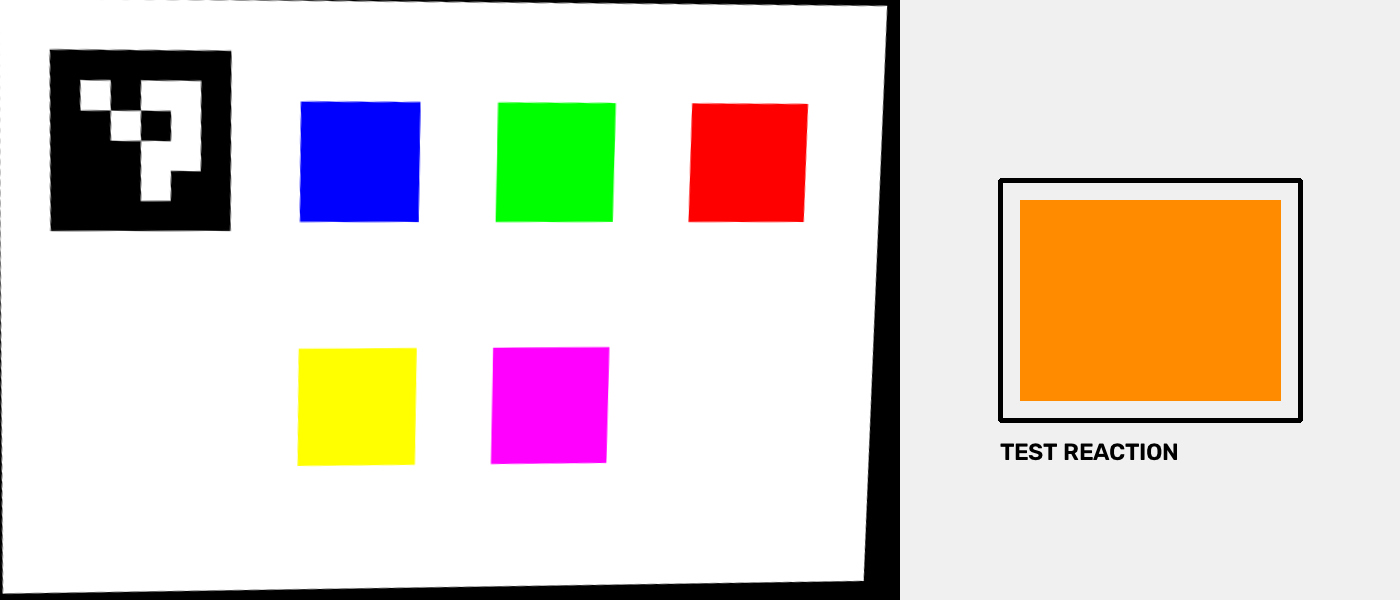
#> input picture cv/test_capture.png, 1400 x 600 px
$ python test_reaction_color.py
#> lines starting #> are read from the running program, lines starting #| are printed output that depends on the picture; after the words box and inside, x2 and y2 are one past the last pixel; in counts of white or black regions, pixels touching at a corner belong together
### cv/reference_card.py
import cv2
import numpy as np


# --------------------------------------------------
# Configuration
# --------------------------------------------------

ARUCO_DICTIONARY = cv2.aruco.DICT_4X4_50

CANONICAL_WIDTH = 900
CANONICAL_HEIGHT = 600


# --------------------------------------------------
# ArUco marker detection
# --------------------------------------------------

def detect_marker(image):
    """
    Detect the ArUco marker used to locate the reference card.

    Returns:
        corners: detected marker corners
        ids: detected marker IDs
    """

    dictionary = cv2.aruco.getPredefinedDictionary(
        ARUCO_DICTIONARY
    )

    detector = cv2.aruco.ArucoDetector(dictionary)

    corners, ids, _ = detector.detectMarkers(image)

    return corners, ids


# --------------------------------------------------
# Perspective correction
# --------------------------------------------------

# [58 lines left out: functions create_canonical_card, process_reference_card, not called in this run]

### cv/reaction_container.py
import cv2
import numpy as np

from reference_card import detect_marker


def detect_reaction_container(image):

    # --------------------------------------------------
    # 1. Detect the ArUco marker
    # --------------------------------------------------

    marker_corners, marker_ids = detect_marker(image)

    marker_center = None

    if marker_ids is not None:

        marker_points = marker_corners[0][0]

        marker_center = np.mean(
            marker_points,
            axis=0
        )


    # --------------------------------------------------
    # 2. Convert image to binary
    # --------------------------------------------------

    gray = cv2.cvtColor(
        image,
        cv2.COLOR_BGR2GRAY
    )

    _, binary = cv2.threshold(
        gray,
        80,
        255,
        cv2.THRESH_BINARY_INV
    )


    # --------------------------------------------------
    # 3. Find contours + hierarchy
    # --------------------------------------------------

    contours, hierarchy = cv2.findContours(
        binary,
        cv2.RETR_TREE,
        cv2.CHAIN_APPROX_SIMPLE
    )

    if hierarchy is None:
        return None

    hierarchy = hierarchy[0]


    # --------------------------------------------------
    # 4. Print hierarchy for debugging
    # --------------------------------------------------

    print("\n--- CONTOUR HIERARCHY ---")

    for i, h in enumerate(hierarchy):

        print(
            f"Contour {i}: "
            f"next={h[0]}, "
            f"previous={h[1]}, "
            f"child={h[2]}, "
            f"parent={h[3]}"
        )


    # --------------------------------------------------
    # 5. Find quadrilateral candidates
    # --------------------------------------------------

    candidates = []

    image_height, image_width = image.shape[:2]

    image_area = image_height * image_width


    for index, contour in enumerate(contours):

        # ----------------------------------------------
        # Area
        # ----------------------------------------------

        area = cv2.contourArea(contour)

        if area < 20000:
            continue

        # Reject contours that are almost the
        # entire camera image.

        if area > image_area * 0.8:
            continue


        # ----------------------------------------------
        # Polygon approximation
        # ----------------------------------------------

        perimeter = cv2.arcLength(
            contour,
            True
        )

        polygon = cv2.approxPolyDP(
            contour,
            0.02 * perimeter,
            True
        )

        # We want a quadrilateral.

        if len(polygon) != 4:
            continue


        polygon = polygon.reshape(
            4,
            2
        )


        # ----------------------------------------------
        # Bounding box
        # ----------------------------------------------

        x, y, w, h = cv2.boundingRect(
            polygon
        )

        if w < 150 or h < 100:
            continue


        # ----------------------------------------------
        # Reject candidates touching image borders
        # ----------------------------------------------

        if x <= 2 or y <= 2:
            continue

        if x + w >= image_width - 2:
            continue

        if y + h >= image_height - 2:
            continue


        # ----------------------------------------------
        # Reject reference-card candidates
        #
        # If the candidate contains the ArUco marker,
        # it belongs to the reference-card region.
        # ----------------------------------------------

        if marker_center is not None:

            inside = cv2.pointPolygonTest(
                polygon.astype(np.float32),
                (
                    float(marker_center[0]),
                    float(marker_center[1])
                ),
                False
            )

            if inside >= 0:
                continue


        # ----------------------------------------------
        # Store candidate
        # ----------------------------------------------

        candidates.append(
            (
                area,
                polygon,
                index
            )
        )


    # --------------------------------------------------
    # 6. No candidates
    # --------------------------------------------------

    if not candidates:

        print("\n❌ No reaction candidates found.")

        return None


    # --------------------------------------------------
    # 7. Print candidates
    # --------------------------------------------------

    print("\n--- CANDIDATES ---")

    for i, candidate in enumerate(candidates):

        area, polygon, contour_index = candidate

        x, y, w, h = cv2.boundingRect(
            polygon
        )

        print(
            f"Candidate {i}: "
            f"contour={contour_index}, "
            f"area={area:.0f}, "
            f"bbox=({x},{y},{w},{h}), "
            f"corners={polygon.tolist()}"
        )


    # --------------------------------------------------
    # 8. Candidate scoring
    # --------------------------------------------------

    def candidate_score(candidate):

        area, polygon, contour_index = candidate

        x, y, w, h = cv2.boundingRect(
            polygon
        )

        # ----------------------------------------------
        # Size score
        # ----------------------------------------------

        area_ratio = area / image_area

        size_score = min(
            area_ratio / 0.15,
            1.0
        )


        # ----------------------------------------------
        # Edge-distance score
        # ----------------------------------------------

        edge_margin = min(
            x,
            y,
            image_width - (x + w),
            image_height - (y + h)
        )

        edge_score = min(
            edge_margin / 50.0,
            1.0
        )


        # ----------------------------------------------
        # Final score
        # ----------------------------------------------

        score = (
            size_score * 0.7
            +
            edge_score * 0.3
        )

        return score


    # --------------------------------------------------
    # 9. Select best candidate
    # --------------------------------------------------

    best = max(
        candidates,
        key=candidate_score
    )

    _, best_polygon, _ = best


    # --------------------------------------------------
    # 10. Return reaction container corners
    # --------------------------------------------------

    return best_polygon.astype(
        np.int32
    )

### cv/reaction_color.py
import cv2
import numpy as np


def extract_reaction_region(
    image,
    reaction_corners
):

    mask = np.zeros(
        image.shape[:2],
        dtype=np.uint8
    )

    cv2.fillPoly(
        mask,
        [reaction_corners.astype(np.int32)],
        255
    )

    reaction_pixels = image[
        mask == 255
    ]

    if reaction_pixels.size == 0:
        raise ValueError(
            "Reaction region is empty."
        )

    return reaction_pixels


def calculate_reaction_color(
    reaction_pixels
):

    mean_bgr = np.mean(
        reaction_pixels.astype(np.float32),
        axis=0
    )

    median_bgr = np.median(
        reaction_pixels.astype(np.float32),
        axis=0
    )

    return mean_bgr, median_bgr

### cv/test_reaction_color.py
import cv2
import numpy as np

from reaction_container import (
    detect_reaction_container
)

from reaction_color import (
    extract_reaction_region,
    calculate_reaction_color
)


image = cv2.imread(
    "test_capture.png"
)
#> image is the input picture: shape (600, 1400, 3); mean B, G, R 203.8, 212.5, 223.7

if image is None:
    raise FileNotFoundError(
        "Could not find test_capture.png"
    )


corners = detect_reaction_container(
    image
)
#> in detect_marker, `corners, ids, _ = detector.detectMarkers(image)`: corners = ([[50, 49], [231, 52], [230, 230], [50, 230]],); ids = [0]
#> in detect_reaction_container, `marker_corners, marker_ids = detect_marker(image)`: marker_corners = ([[50, 49], [231, 52], [230, 230], [50, 230]],); marker_ids = [0]
#> in detect_reaction_container, `marker_points = marker_corners[0][0]`: marker_points = [[50, 49], [231, 52], [230, 230], [50, 230]]
#> in detect_reaction_container, `marker_center = np.mean( marker_points, axis=0 )`: marker_center = [140.2, 140.2]
#> in detect_reaction_container, `gray = cv2.cvtColor( image, cv2.COLOR_BGR2GRAY )`:
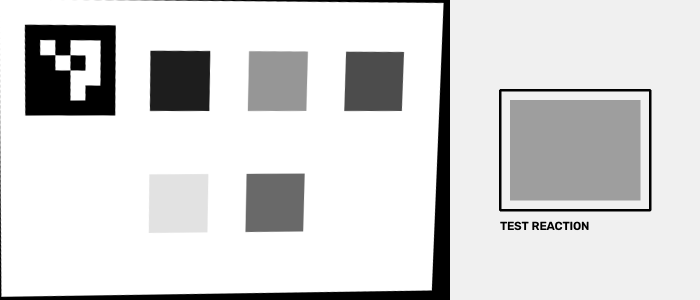
#> gray: shape (600, 1400) (shown at 1/2 size); min 0, max 255, mean 214.8
#> in detect_reaction_container, `_, binary = cv2.threshold( gray, 80, 255, cv2.THRESH_BINARY_INV )`:
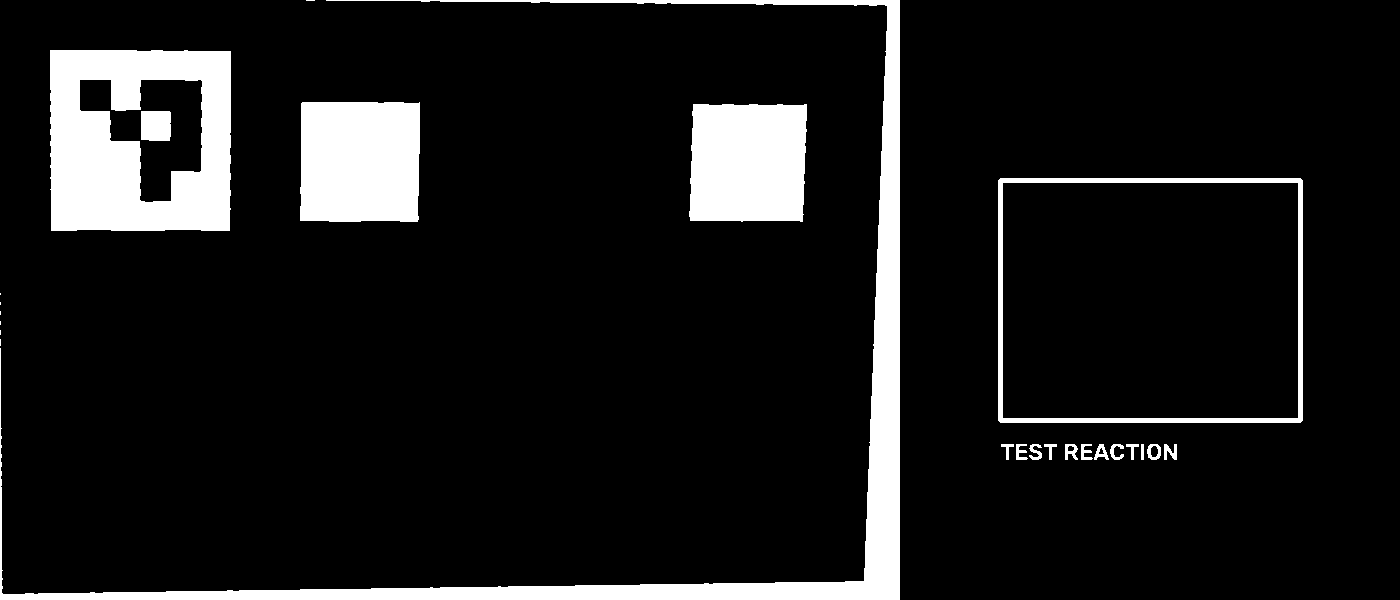
#> binary: shape (600, 1400); 10.3% white; 25 white regions (7 under 20 px)
#> in detect_reaction_container, `contours, hierarchy = cv2.findContours( binary, cv2.RETR_TREE, cv2.CHA..`: contours = 30 contours, 7 with area under 20; largest, box (x1, y1, x2, y2) and area: (998, 178, 1303, 423) 74168, (1002, 182, 1299, 419) 69854, (50, 50, 231, 231) 32094, (0, 0, 900, 600) 25323, (300, 102, 420, 222) 13886
#> the loop in detect_reaction_container, `for i, h in enumerate(hierarchy): ` made 30 passes
#> h on passes 1 to 8: [1, -1, -1, -1], [3, 0, 2, -1], [-1, -1, -1, 1], [4, 1, -1, -1], [5, 3, -1, -1], [6, 4, -1, -1], [8, 5, 7, -1], [-1, -1, -1, 6]
#> (printed output is left out)
#> the loop in detect_reaction_container, `for index, contour in enumerate(contours):` made 30 passes
#> (area, perimeter, polygon, x, y, w, h, inside) on passes 22, 23, 26: (74168, 1091.3, [[998, 180], [1000, 422], [1302, 420], [1300, 178]], 998, 178, 305, 245, -1), (69854, 1061.7, [[1002, 183], [1297, 182], [1298, 417], [1003, 418]], 1002, 182, 297, 237, -1), (32094.5, 733.2, [[50, 50], [51, 230], [229, 230], [230, 51]], 50, 50, 181, 181, 1)
#> after the loop in detect_reaction_container, `for index, contour in enumerate(contours):`: candidates = [(74168, [[998, 180], [1000, 422], [1302, 420], [1300, 178]], 21), (69854, [[1002, 183], [1297, 182], [1298, 417], [1003, 418]], 22)]
#> the loop in detect_reaction_container, `for i, candidate in enumerate(candidates): ` made 2 passes
#> (area, polygon, contour_index, x, y, w, h) on passes 1 to 2: (74168, [[998, 180], [1000, 422], [1302, 420], [1300, 178]], 21, 998, 178, 305, 245), (69854, [[1002, 183], [1297, 182], [1298, 417], [1003, 418]], 22, 1002, 182, 297, 237)
#> (printed output is left out)
#> in candidate_score, `area, polygon, contour_index = candidate`: area = 74168; polygon = [[998, 180], [1000, 422], [1302, 420], [1300, 178]]; contour_index = 21
#> in candidate_score, `x, y, w, h = cv2.boundingRect( polygon )`: x = 998; y = 178; w = 305; h = 245
#> in candidate_score, `area_ratio = area / image_area`: area_ratio = 0.0883
#> in candidate_score, `size_score = min( area_ratio / 0.15, 1.0 )`: size_score = 0.589
#> in candidate_score, `edge_margin = min( x, y, image_width - (x + w), image_height - (y + h) )`: edge_margin = 97
#> in candidate_score, `edge_score = min( edge_margin / 50.0, 1.0 )`: edge_score = 1
#> in candidate_score, `score = ( size_score * 0.7 + edge_score * 0.3 )`: score = 0.712
#> in detect_reaction_container, `best = max( candidates, key=candidate_score )`: best = (74168, [[998, 180], [1000, 422], [1302, 420], [1300, 178]], 21)
#> in detect_reaction_container, `_, best_polygon, _ = best`: best_polygon has the same summary as polygon in candidate_score
#> corners has the same summary as polygon in candidate_score


if corners is None:

    print(
        "❌ Reaction container not detected."
    )

else:

    print(
        "✅ Reaction container detected."
    )

    reaction = extract_reaction_region(
        image,
        corners
    )
#> in extract_reaction_region, `cv2.fillPoly( mask, [reaction_corners.astype(np.int32)], 255 )`:
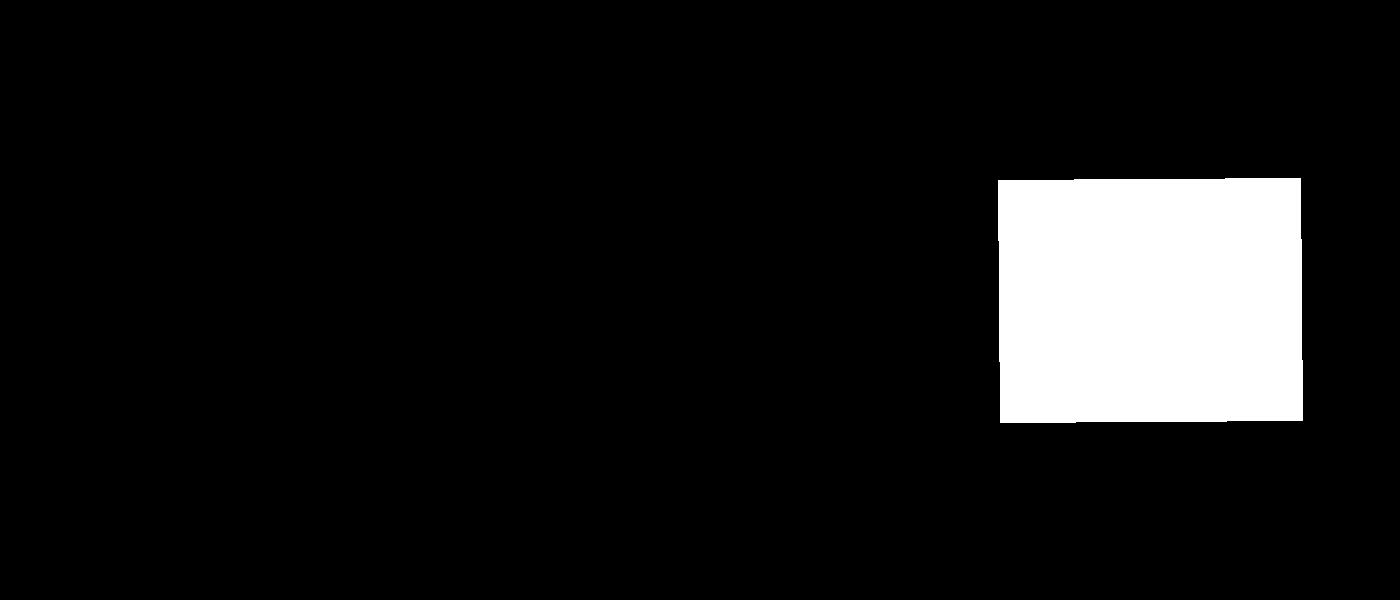
#> mask: shape (600, 1400); 8.8% white; 1 white region, box (x1, y1, x2, y2) and area: (998, 178, 1303, 423) 73633

    mean_bgr, median_bgr = (
        calculate_reaction_color(
            reaction
        )
    )
#> in calculate_reaction_color, `mean_bgr = np.mean( reaction_pixels.astype(np.float32), axis=0 )`: mean_bgr = [54.97, 154.7, 236.6]
#> in calculate_reaction_color, `median_bgr = np.median( reaction_pixels.astype(np.float32), axis=0 )`: median_bgr = [0, 140, 255]
#> mean_bgr = [54.97, 154.7, 236.6]; median_bgr = [0, 140, 255]

    print(
        "\nReaction region size:",
        reaction.shape
    )
#| Reaction region size: (73633, 3)

    print(
        "\nMean BGR:",
        np.round(mean_bgr, 2)
    )
#| Mean BGR: [ 54.97 154.71 236.65]

    print(
        "Median BGR:",
        np.round(median_bgr, 2)
    )
#| Median BGR: [  0. 140. 255.]

    cv2.imwrite(
        "reaction_color_region.png",
        reaction
    )

    print(
        "\nSaved: "
        "reaction_color_region.png"
    )
